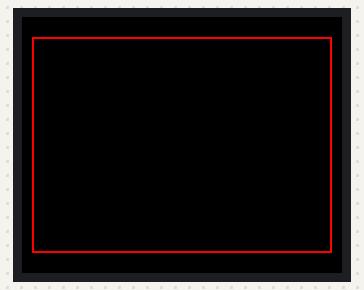
Recording of a sketch running on a simulated Arduino Uno, built with avr-gcc and run on an emulated ATmega328P. On the bench: 160×128 colour display.

Above: at 0.1 s.

The sketch:

template.ino
```cpp
/*
Tarea 00
Title

Juan Camilo Vargas Q.
Sergio Alejandro Vargas Q.

Tecnologia Digital
Universidad Nacional de Colombia
2020-00-00
*/
#include "../common.h"

TFT TFTscreen = TFT(CS, DC, RST);
court_t court;

void setup() {
	// Initialize screen
	TFTscreen.begin();
	TFTscreen.background(COLOR_BLACK);
	// Court initialization
	court.top = COURT_Y;
	court.bottom = COURT_Y + COURT_H;
	court.left = COURT_X;
	court.right = COURT_X + COURT_W;
	// Draw court
	TFTscreen.drawRect(COURT_X, COURT_Y, COURT_W, COURT_H, COLOR_RED);
}

void loop() {

}
```

common.h
```cpp
// COMMON DEFINITIONS
#include <SPI.h>
#include <TFT.h>
#include <avr/pgmspace.h>

// TFT DEFINITIONS
#define CS  9
#define DC  10
#define RST 8

// 16-bit ('565') colors
#define COLOR_BLACK 0x0000
#define COLOR_WHITE 0xFFFF
#define COLOR_RED 0xF800
#define COLOR_GREEN 0x07E0
#define COLOR_BLUE 0x001F
#define COLOR_CYAN 0x07FF
#define COLOR_MAGENTA 0xF81F
#define COLOR_YELLOW 0xFFE0
#define COLOR_ORANGE 0xFC00

/// Court parameters
#define COURT_X 5
#define COURT_Y 10
#define COURT_W 150
#define COURT_H 108

// Court structure
typedef struct {
	int top;
	int bottom;
	int left;
	int right;
} court_t;
```
